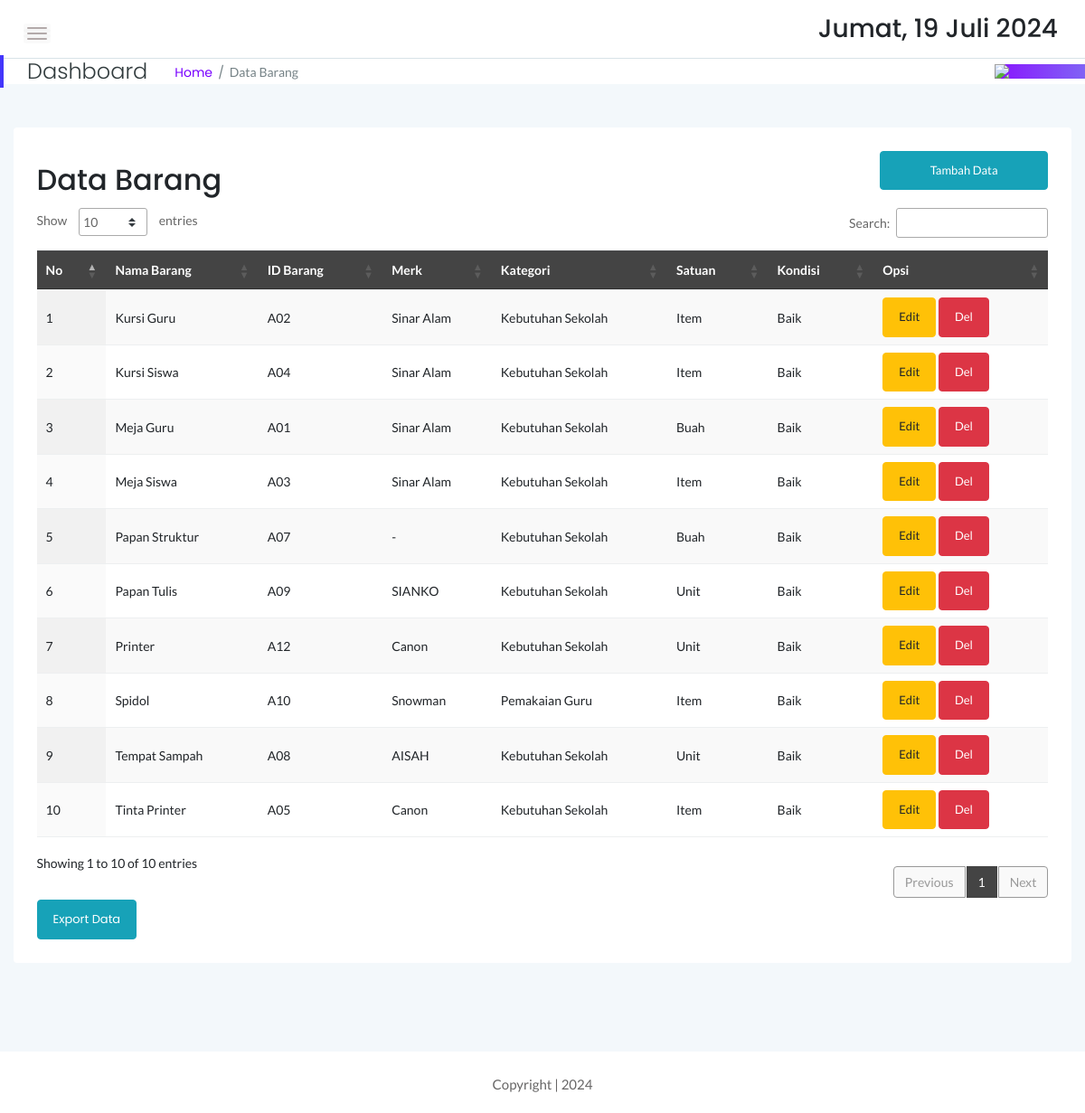
Screenshot of /stock/barang.php (signed in) with the database file from the repository.
### tables this page shows
CREATE TABLE `sstock_brg` (
  `idx` int(11) NOT NULL,
  `nama` varchar(55) NOT NULL,
  `jenis` varchar(30) NOT NULL,
  `merk` varchar(40) NOT NULL,
  `ukuran` varchar(20) NOT NULL,
  `stock` int(12) NOT NULL,
  `satuan` varchar(10) NOT NULL,
  `lokasi` varchar(55) NOT NULL
);

### stock/barang.php (the view, shortened to what this page needs)
<!doctype html>
<html class="no-js" lang="en">
<?php
include '../dbconnect.php';
?>
<head>
    <link rel="stylesheet" href="assets/css/bootstrap.min.css">
    <link rel="stylesheet" href="assets/css/font-awesome.min.css">
    <link rel="stylesheet" href="assets/css/themify-icons.css">
    <link rel="stylesheet" href="assets/css/metisMenu.css">
    <link rel="stylesheet" href="assets/css/owl.carousel.min.css">
    <link rel="stylesheet" href="assets/css/slicknav.min.css">
    <link rel="stylesheet" href="https://www.amcharts.com/lib/3/plugins/export/export.css" type="text/css" media="all" />
    <link rel="stylesheet" type="text/css" href="https://cdn.datatables.net/1.10.19/css/jquery.dataTables.min.css">
    <link rel="stylesheet" type="text/css" href="https://cdn.datatables.net/1.10.19/css/jquery.dataTables.css">
    <link rel="stylesheet" type="text/css" href="https://cdn.datatables.net/1.10.18/css/dataTables.bootstrap4.min.css">
    <link rel="stylesheet" type="text/css" href="https://cdn.datatables.net/responsive/2.2.3/css/responsive.bootstrap.min.css">
    <link rel="stylesheet" type="text/css" href="https://cdn.datatables.net/responsive/2.2.3/css/responsive.jqueryui.min.css">
    <link rel="stylesheet" type="text/css" href="https://cdn.datatables.net/buttons/1.5.2/css/buttons.dataTables.min.css">
    <link rel="stylesheet" href="assets/css/typography.css">
    <link rel="stylesheet" href="assets/css/default-css.css">
    <link rel="stylesheet" href="assets/css/styles.css">
    <link rel="stylesheet" href="assets/css/responsive.css">
</head>
<body>
    <div class="page-container">
        <div class="main-content">
            <div class="header-area">
                <div class="row align-items-center">
                    <div class="col-md-6 col-sm-8 clearfix">
                        <div class="nav-btn pull-left">
                            <span></span>
                            <span></span>
                            <span></span>
                        </div>
                    </div>
                    <div class="col-md-6 col-sm-4 clearfix">
                        <ul class="notification-area pull-right">
                            <li>
                                <h3>
                                    <div class="date">
                                    </div>
                                </h3>
                            </li>
                        </ul>
                    </div>
                </div>
            </div>
            <div class="page-title-area">
                <div class="row align-items-center">
                    <div class="col-sm-6">
                        <div class="breadcrumbs-area clearfix">
                            <h4 class="page-title pull-left">Dashboard</h4>
                            <ul class="breadcrumbs pull-left">
                                <li><a href="index.php">Home</a></li>
                                <li><span>Data Barang</span></li>
                            </ul>
                        </div>
                    </div>
                    <div class="col-sm-6 clearfix">
                        <div class="user-profile pull-right" style="color:black; padding:0px;">
                            <img src="pondok.png" width="100px" class="user-name dropdown-toggle" data-toggle="dropdown" \>
                        </div>
                    </div>
                </div>
            </div>
            <div class="main-content-inner">
                <div class="row mt-5 mb-5">
                    <div class="col-12">
                        <div class="card">
                            <div class="card-body">
                                <div class="d-sm-flex justify-content-between align-items-center">
                                    <h2>Data Barang</h2>
                                    <button style="margin-bottom:20px" data-toggle="modal" data-target="#myModal" class="btn btn-info col-md-2"><span class="glyphicon glyphicon-plus"></span>Tambah Data</button>
                                </div>
                                <div class="data-tables datatable-dark">
                                    <table id="dataTable3" class="display" style="width:100%">
                                        <thead class="thead-dark">
                                            <tr>
                                                <th>No</th>
                                                <th>Nama Barang</th>
                                                <th>ID Barang</th>
                                                <th>Merk</th>
                                                <th>Kategori</th>
                                                <th>Satuan</th>
                                                <th>Kondisi</th>
                                                <th>Opsi</th>
                                            </tr>
                                        </thead>
                                        <tbody>
                                            <?php
                                            $brgs = mysqli_query($conn, "SELECT * from sstock_brg order by nama ASC");
                                            $no = 1;
                                            while ($p = mysqli_fetch_array($brgs)) {
                                                $idb = $p['idx'];
                                            ?>
                                                <tr>
                                                    <td><?php echo $no++ ?></td>
                                                    <td><?php echo $p['nama'] ?></td>
                                                    <td><?php echo $p['jenis'] ?></td>
                                                    <td><?php echo $p['merk'] ?></td>
                                                    <td><?php echo $p['ukuran'] ?></td>
                                                    <td><?php echo $p['satuan'] ?></td>
                                                    <td><?php echo $p['lokasi'] ?></td>
                                                    <td><button data-toggle="modal" data-target="#edit<?= $idb; ?>" class="btn btn-warning">Edit</button> <button data-toggle="modal" data-target="#del<?= $idb; ?>" class="btn btn-danger">Del</button></td>
                                                </tr>
                                            <?php
                                            }
                                            ?>
                                        </tbody>
                                    </table>
                                </div>
                                <a href="exportstkbhn.php" target="_blank" class="btn btn-info">Export Data</a>
                            </div>
                        </div>
                    </div>
                </div>
            </div>
        </div>
    </div>
    <footer>
        <div class="footer-area">
            <p>Copyright | 2024</p>
        </div>
    </footer>
</body>
</html>

### stock/assets/css/styles.css (style rules this page uses)
.page-container { width: 100%; height: 100%; min-height: 100vh; padding-left: 280px; -webkit-transition: padding-left 0.3s ease 0s; transition: padding-left 0.3s ease 0s; }
.card { border: none; border-radius: 4px; background-color: #fff; -webkit-transition: all 0.3s ease 0s; transition: all 0.3s ease 0s; }
.card-body { padding: 25.6px; padding: 1.6rem; }
.main-content { width: 100%; background: #F3F8FB; }
.main-content-inner { padding: 0 30px 50px; }
.header-area { padding: 15px 30px; background: #fff; border-bottom: 1px solid #d8e3e7; }
.nav-btn { margin-right: 30px; margin-top: 10px; cursor: pointer; }
.nav-btn span { display: block; width: 22px; height: 2px; background: #b3aaaa; margin: 4px 0; border-radius: 15px; -webkit-transition: all 0.3s ease 0s; transition: all 0.3s ease 0s; box-shadow: 0 0 0 4px rgba(99, 96, 96, 0.03); }
.notification-area { -webkit-user-select: none; -moz-user-select: none; -ms-user-select: none; user-select: none; position: relative; z-index: 1; }
.notification-area li { display: inline-block; margin-left: 20px; cursor: pointer; -webkit-user-select: none; -moz-user-select: none; -ms-user-select: none; user-select: none; }
.page-title-area { padding: 0 30px; background: #fff; position: relative; }
.page-title-area:before { content: ''; position: absolute; left: 0; top: 50%; width: 4px; height: 36px; background: var(--primary-color); -webkit-transform: translateY(-50%); transform: translateY(-50%); }
.page-title { font-size: 24px; font-weight: 300; color: #313b3d; letter-spacing: 0; margin-right: 30px; }
ul.breadcrumbs { margin-top: 4px; }
.breadcrumbs li { display: inline-block; }
.breadcrumbs li a, .breadcrumbs li span { display: block; font-size: 14px; font-weight: 400; color: #7801ff; letter-spacing: 0; margin-right: 16px; position: relative; }
.breadcrumbs li a:before { content: '/'; color: #768387; position: absolute; right: -13px; top: 0; }
.breadcrumbs li span { margin-right: 0; color: #768387; text-transform: capitalize; }
.user-profile { margin-right: -30px; display: -webkit-box; display: -ms-flexbox; display: flex; -webkit-box-align: center; -ms-flex-align: center; align-items: center; -ms-flex-wrap: wrap; flex-wrap: wrap; background: -webkit-linear-gradient(left, #8914fe 0%, #8063f5 100%); background: linear-gradient(to right, #8914fe 0%, #8063f5 100%); padding: 17px 38px; position: relative; }
.user-name { font-size: 17px; font-weight: 500; color: #fff; letter-spacing: 0; cursor: pointer; -webkit-user-select: none; -moz-user-select: none; -ms-user-select: none; user-select: none; }
.notification-area .dropdown-toggle, .user-name.dropdown-toggle { position: relative; }
.notification-area .dropdown-toggle:after, .user-name.dropdown-toggle:after { display: none; }
.footer-area { text-align: center; padding: 23px 0 19px; background: #fff; }
.footer-area p { color: #676666; margin-bottom: 0; }
.btn { padding: 11px 17px; font-size: 13px; letter-spacing: 0; }
table tr th { border-bottom: none; }
table tr th, table tr td { border-top: 1px solid rgba(120, 130, 140, 0.13) !important; }
table.dataTable.no-footer { border-bottom: 1px solid rgba(120, 130, 140, 0.13) !important; }
table.dataTable thead th, table.dataTable thead td { border-bottom-color: transparent; }
.datatable-dark thead { background: #444; color: #fff; }

### stock/assets/css/responsive.css (style rules this page uses)
@media (min-width: 1200px) and (max-width: 1364px) { .main-content-inner { padding: 0 15px 50px; } }
@media (min-width: 1200px) and (max-width: 1364px) { .page-container, .sbar_collapsed.page-container { padding-left: 0; } }

### rows the page displays
sstock_brg: nama "Kursi Guru", jenis "A02", merk "Sinar Alam", ukuran "Kebutuhan Sekolah", satuan "Item", lokasi "Baik"
sstock_brg: nama "Kursi Siswa", jenis "A04", merk "Sinar Alam", ukuran "Kebutuhan Sekolah", satuan "Item", lokasi "Baik"
sstock_brg: nama "Meja Guru", jenis "A01", merk "Sinar Alam", ukuran "Kebutuhan Sekolah", satuan "Buah", lokasi "Baik"
sstock_brg: nama "Meja Siswa", jenis "A03", merk "Sinar Alam", ukuran "Kebutuhan Sekolah", satuan "Item", lokasi "Baik"
sstock_brg: nama "Papan Struktur", jenis "A07", merk "-", ukuran "Kebutuhan Sekolah", satuan "Buah", lokasi "Baik"
sstock_brg: nama "Papan Tulis", jenis "A09", merk "SIANKO", ukuran "Kebutuhan Sekolah", satuan "Unit", lokasi "Baik"
sstock_brg: nama "Printer", jenis "A12", merk "Canon", ukuran "Kebutuhan Sekolah", satuan "Unit", lokasi "Baik"
sstock_brg: nama "Spidol", jenis "A10", merk "Snowman", ukuran "Pemakaian Guru", satuan "Item", lokasi "Baik"
sstock_brg: nama "Tempat Sampah", jenis "A08", merk "AISAH", ukuran "Kebutuhan Sekolah", satuan "Unit", lokasi "Baik"
sstock_brg: nama "Tinta Printer", jenis "A05", merk "Canon", ukuran "Kebutuhan Sekolah", satuan "Item", lokasi "Baik"
